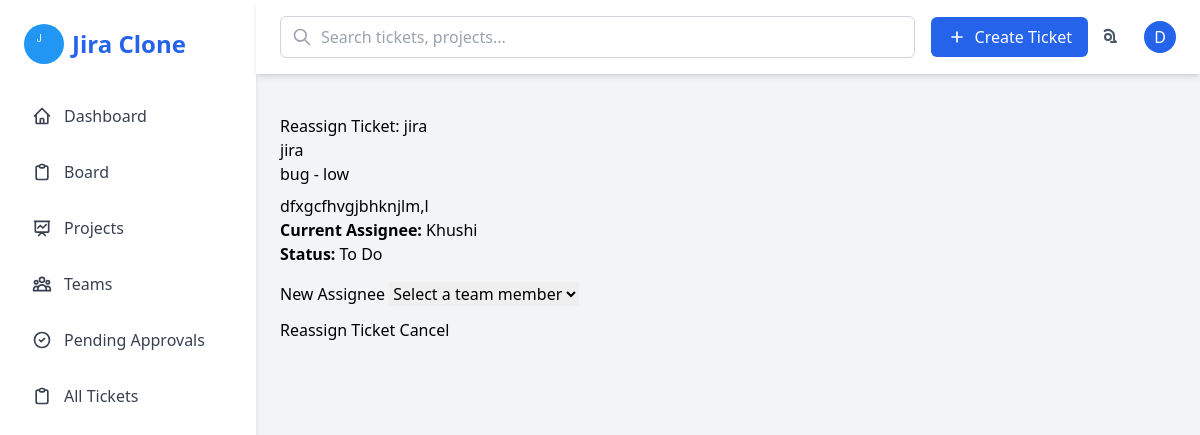
/ticket/2/reassign (signed in), run on the app's committed database.
### models.py (models this page shows)
class User(UserMixin, db.Model):
    id = db.Column(db.Integer, primary_key=True)
    name = db.Column(db.String(120), nullable=False)
    email = db.Column(db.String(120), unique=True, nullable=False)
    password = db.Column(db.String(200), nullable=False)
    role = db.Column(db.String(20), nullable=False)  # admin, manager, developer, visitor
    team_id = db.Column(db.Integer, db.ForeignKey('team.id'), nullable=True)
    approved = db.Column(db.Boolean, default=False, nullable=False)

class Ticket(db.Model):
    id = db.Column(db.Integer, primary_key=True)
    title = db.Column(db.String(200), nullable=False)
    description = db.Column(db.Text, nullable=False)
    type = db.Column(db.String(50), nullable=False)
    priority = db.Column(db.String(50), nullable=False)
    assignee = db.Column(db.String(100), nullable=False)
    status = db.Column(db.String(50), default='To Do')
    public = db.Column(db.Boolean, default=False, nullable=False)
    project_id = db.Column(db.Integer, db.ForeignKey('project.id'), nullable=True)
    start_date = db.Column(db.Date, nullable=True)
    end_date = db.Column(db.Date, nullable=True)
    project = db.relationship('Project', backref='tickets')

### app.py (the view, shortened to what this page needs)
@app.route('/ticket/<int:ticket_id>/reassign', methods=['GET', 'POST'])
@login_required
def reassign_ticket(ticket_id):
    from models import Ticket, User
    from rbac import can_reassign_ticket
    ticket = Ticket.query.get_or_404(ticket_id)
    if not can_reassign_ticket(ticket, current_user):
        abort(403)
    team_members = []
    if ticket.project and ticket.project.team_id:
        team_members = User.query.filter_by(team_id=ticket.project.team_id, approved=True).all()
    elif current_user.role == 'admin':
        team_members = User.query.filter_by(approved=True).all()
    return render_template('reassign_ticket.html', ticket=ticket, team_members=team_members)

### app.py (called while the page is built)
@login_manager.user_loader
def load_user(user_id):
    return User.query.get(int(user_id))

### rbac.py (called while the page is built)
def can_reassign_ticket(ticket, user):
    if user.role == 'admin':
        return True  # Admin can reassign any ticket
    if user.role == 'manager' and ticket.project and ticket.project.team_lead_id == user.id:
        return True  # Manager can reassign tickets in their projects
    return False

### templates/reassign_ticket.html (shortened to what this page needs)
{% extends 'base.html' %}
{% block content %}
<div class="container mt-4">
    <h2>Reassign Ticket: {{ ticket.title }}</h2>
    <div class="card mb-4">
        <div class="card-body">
            <h5 class="card-title">{{ ticket.title }}</h5>
            <h6 class="card-subtitle mb-2 text-muted">{{ ticket.type }} - {{ ticket.priority }}</h6>
            <p class="card-text">{{ ticket.description }}</p>
            <p><strong>Current Assignee:</strong> {{ ticket.assignee }}</p>
            <p><strong>Status:</strong> {{ ticket.status }}</p>
        </div>
    </div>
    <form method="POST" action="{{ url_for('reassign_ticket', ticket_id=ticket.id) }}">
        <div class="mb-3">
            <label for="assignee_id" class="form-label">New Assignee</label>
            <select class="form-select" id="assignee_id" name="assignee_id" required>
                <option value="" selected disabled>Select a team member</option>
            </select>
        </div>
        <button type="submit" class="btn btn-primary">Reassign Ticket</button>
        <a href="{{ url_for('board_page') }}" class="btn btn-secondary">Cancel</a>
    </form>
</div>
{% endblock %}

### templates/base.html (shortened to what this page needs)
<!DOCTYPE html>
<html lang="en">
<head>
  <script src="https://cdn.tailwindcss.com"></script>
</head>
<body class="bg-gray-100">
  <div class="flex h-screen">
    <aside class="w-64 bg-white shadow-md hidden md:block">
      <div class="p-6">
        <div class="flex items-center space-x-2">
          <img src="{{ url_for('static', filename='images/logo.png') }}" class="w-10 h-10 rounded-full" alt="logo">
          <h1 class="text-2xl font-bold text-blue-600">Jira Clone</h1>
        </div>
        <nav class="mt-8 space-y-4">
          <a href="{{ url_for('dashboard') }}" class="flex items-center text-gray-700 hover:text-blue-600 p-2 rounded-md hover:bg-gray-100">
            Dashboard
          </a>
          <a href="{{ url_for('board_page') }}" class="flex items-center text-gray-700 hover:text-blue-600 p-2 rounded-md hover:bg-gray-100">
            Board
          </a>
          <a href="{{ url_for('projects_page') }}" class="flex items-center text-gray-700 hover:text-blue-600 p-2 rounded-md hover:bg-gray-100">
            <svg class="w-5 h-5 mr-3" fill="none" stroke="currentColor" viewBox="0 0 24 24" xmlns="http://www.w3.org/2000/svg">
              <path stroke-linecap="round" stroke-linejoin="round" stroke-width="2" d="M7 12l3-3 3 3 4-4M8 21l4-4 4 4M3 4h18M4 4h16v12a1 1 0 01-1 1H5a1 1 0 01-1-1V4z"></path>
            </svg>
            Projects
          </a>
          <a href="{{ url_for('teams_page') }}" class="flex items-center text-gray-700 hover:text-blue-600 p-2 rounded-md hover:bg-gray-100">
            Teams
          </a>
          {% if current_user.is_authenticated %}
            {% if current_user.role == 'admin' %}
              <a href="{{ url_for('admin.pending_users') }}" class="flex items-center text-gray-700 hover:text-blue-600 p-2 rounded-md hover:bg-gray-100">
                <svg class="w-5 h-5 mr-3" fill="none" stroke="currentColor" viewBox="0 0 24 24" xmlns="http://www.w3.org/2000/svg">
                  <path stroke-linecap="round" stroke-linejoin="round" stroke-width="2" d="M9 12l2 2 4-4m6 2a9 9 0 11-18 0 9 9 0 0118 0z"></path>
                </svg>
                Pending Approvals
              </a>
              <a href="{{ url_for('all_tickets') }}" class="flex items-center text-gray-700 hover:text-blue-600 p-2 rounded-md hover:bg-gray-100">
                All Tickets
              </a>
            {% endif %}
          {% endif %}
        </nav>
      </div>
    </aside>
    <div class="flex-1 flex flex-col">
      <header class="bg-white shadow-md px-6 py-4 flex items-center justify-between">
        <div class="flex items-center w-full gap-4">
          <div class="relative flex-1">
            <div class="absolute inset-y-0 left-0 pl-3 flex items-center pointer-events-none">
            </div>
            <input type="text" placeholder="Search tickets, projects..." class="w-full pl-10 pr-4 py-2 border border-gray-300 rounded-md focus:outline-none focus:ring-2 focus:ring-blue-500 focus:border-blue-500">
          </div>
          <a href="{{ url_for('create_ticket') }}" class="bg-blue-600 text-white px-4 py-2 rounded-md hover:bg-blue-700 flex items-center transition-colors duration-200">
            <svg class="w-5 h-5 mr-2" fill="none" stroke="currentColor" viewBox="0 0 24 24" xmlns="http://www.w3.org/2000/svg">
              <path stroke-linecap="round" stroke-linejoin="round" stroke-width="2" d="M12 6v6m0 0v6m0-6h6m-6 0H6"></path>
            </svg>
            Create Ticket
          </a>
        </div>
        <div class="flex items-center space-x-4">
          <button class="p-2 rounded-full hover:bg-gray-100">
          </button>
          <div class="relative">
            <div class="w-8 h-8 rounded-full bg-blue-600 text-white flex items-center justify-center cursor-pointer" onclick="toggleDropdown()">
              {% if current_user.is_authenticated %}
                {{ current_user.name[0] | upper }}
              {% else %}
                U
              {% endif %}
            </div>
          </div>
        </div>
      </header>
      <main class="flex-1 overflow-y-auto p-6">
        {% block content %}{% endblock %}
      </main>
    </div>
  </div>
</body>
</html>

### data on the page
User: name "D"
Ticket: title "jira", type "bug", priority "low", description "dfxgcfhvgjbhknjlm,l", assignee "Khushi", status "To Do"
